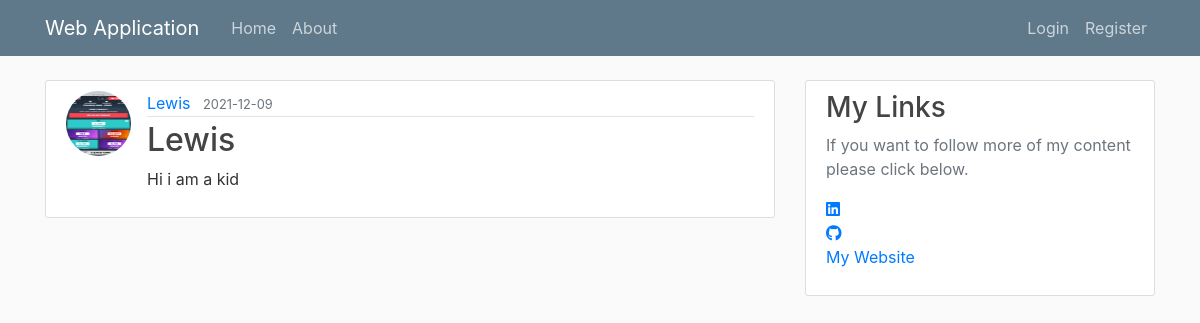
/post/6, run on an earlier commit of the app's database.
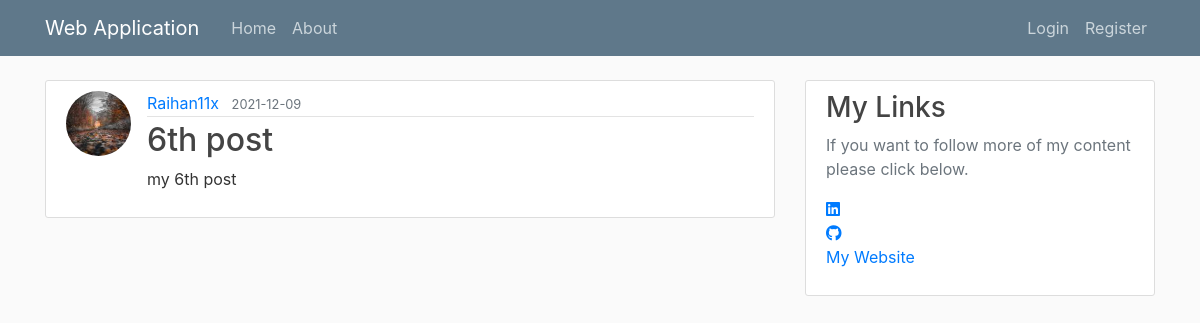
And on a later commit of the database.
### flaskblog/models.py (models this page shows, shortened)
class User(db.Model, UserMixin):
    id = db.Column(db.Integer, primary_key=True)
    username = db.Column(db.String(20), unique=True, nullable=False)
    email = db.Column(db.String(120), unique=True, nullable=False)
    image_file = db.Column(db.String(20), nullable=False, default='default.jpg')
    password = db.Column(db.String(60), nullable=False)
    posts = db.relationship('Post', backref='author', lazy=True)

class Post(db.Model):
    id = db.Column(db.Integer, primary_key=True)
    title = db.Column(db.String(100), nullable=False)
    date_posted = db.Column(db.DateTime, nullable=False, default=datetime.utcnow)
    content = db.Column(db.Text, nullable=False)
    user_id = db.Column(db.Integer, db.ForeignKey('user.id'), nullable=False)

### flaskblog/routes.py (the view)
@app.route("/post/<int:post_id>")
def post(post_id):
    post = Post.query.get_or_404(post_id)
    return render_template('post.html', title=post.title, post=post)

### flaskblog/templates/post.html (shortened to what this page needs)
{% extends "layout.html" %}
{% block content %}
  <article class="media content-section">
    <img class="rounded-circle article-img" src="{{ url_for('static', filename='profile_pics/' + post.author.image_file) }}">
    <div class="media-body">
      <div class="article-metadata">
        <a class="mr-2" href="{{ url_for('user_posts', username=post.author.username) }}">{{ post.author.username }}</a>
        <small class="text-muted">{{ post.date_posted.strftime('%Y-%m-%d') }}</small>
      </div>
      <h2 class="article-title">{{ post.title }}</h2>
      <p class="article-content">{{ post.content }}</p>
    </div>
  </article>
{% endblock content %}

### flaskblog/templates/layout.html (shortened to what this page needs)
<!DOCTYPE html>
<html>
<head>
    <link rel="stylesheet" href="https://maxcdn.bootstrapcdn.com/bootstrap/4.0.0/css/bootstrap.min.css">
    <link rel="stylesheet" type="text/css" href="{{ url_for('static', filename='main.css') }}">
</head>
<body>
    <header class="site-header">
      <nav class="navbar navbar-expand-md navbar-dark bg-steel fixed-top">
        <div class="container">
          <a class="navbar-brand mr-4" href="/">Web Application</a>
          <div class="collapse navbar-collapse" id="navbarToggle">
            <div class="navbar-nav mr-auto">
              <a class="nav-item nav-link" href="{{ url_for('home') }}">Home</a>
              <a class="nav-item nav-link" href="{{ url_for('about') }}">About</a>
            </div>
            <div class="navbar-nav">
              {% if current_user.is_authenticated %}
                <a class="nav-item nav-link" href="{{ url_for('new_post') }}">New Post</a>
                <a class="nav-item nav-link" href="{{ url_for('account') }}">Account</a>
                <a class="nav-item nav-link" href="{{ url_for('logout') }}">Logout</a>
              {% else %}
                <a class="nav-item nav-link" href="{{ url_for('login') }}">Login</a>
                <a class="nav-item nav-link" href="{{ url_for('register') }}">Register</a>
              {% endif %}
            </div>
          </div>
        </div>
      </nav>
    </header>
    <main role="main" class="container">
      <div class="row">
        <div class="col-md-8">
          {% block content %}{% endblock %}
        </div>
        <div class="col-md-4">
          <div class="content-section">
            <h3>My Links</h3>
            <p class='text-muted'>If you want to follow more of my content please click below.
              <ul class="list-group">
				<li><a href="https://www.linkedin.com/in/raihan-ali-843296157/" target="_blank" i class="fab fa-linkedin"></i></a></li>
				<li><a href="https://github.com/Raihan11x" target="_blank" i class="fab fa-github"></i></a></li>
				<li><a href="https://raihan11x.github.io/" target="_blank"><span class="label">My Website</span></a></li>
              </ul>
            </p>
          </div>
        </div>
      </div>
    </main>
</body>
</html>

### flaskblog/static/main.css (style rules this page uses)
body { background: #fafafa; color: #333333; margin-top: 5rem; }
h1, h2, h3, h4, h5, h6 { color: #444444; }
.bg-steel { background-color: #5f788a; }
.site-header .navbar-nav .nav-link { color: #cbd5db; }
.content-section { background: #ffffff; padding: 10px 20px; border: 1px solid #dddddd; border-radius: 3px; margin-bottom: 20px; }
.article-title { color: #444444; }
.article-content { white-space: pre-line; }
.article-img { height: 65px; width: 65px; margin-right: 16px; }
.article-metadata { padding-bottom: 1px; margin-bottom: 4px; border-bottom: 1px solid #e3e3e3 }
ul { list-style-type: none; }

What changed in the data, as far as the page shows it:
no longer on this page (row unchanged): User: image_file (picture), author.username "Lewis"
now on this page (row unchanged): User: image_file (picture), author.username "Raihan11x"
changed Post: title "Lewis" → "6th post"; content "Hi i am a kid" → "my 6th post"
